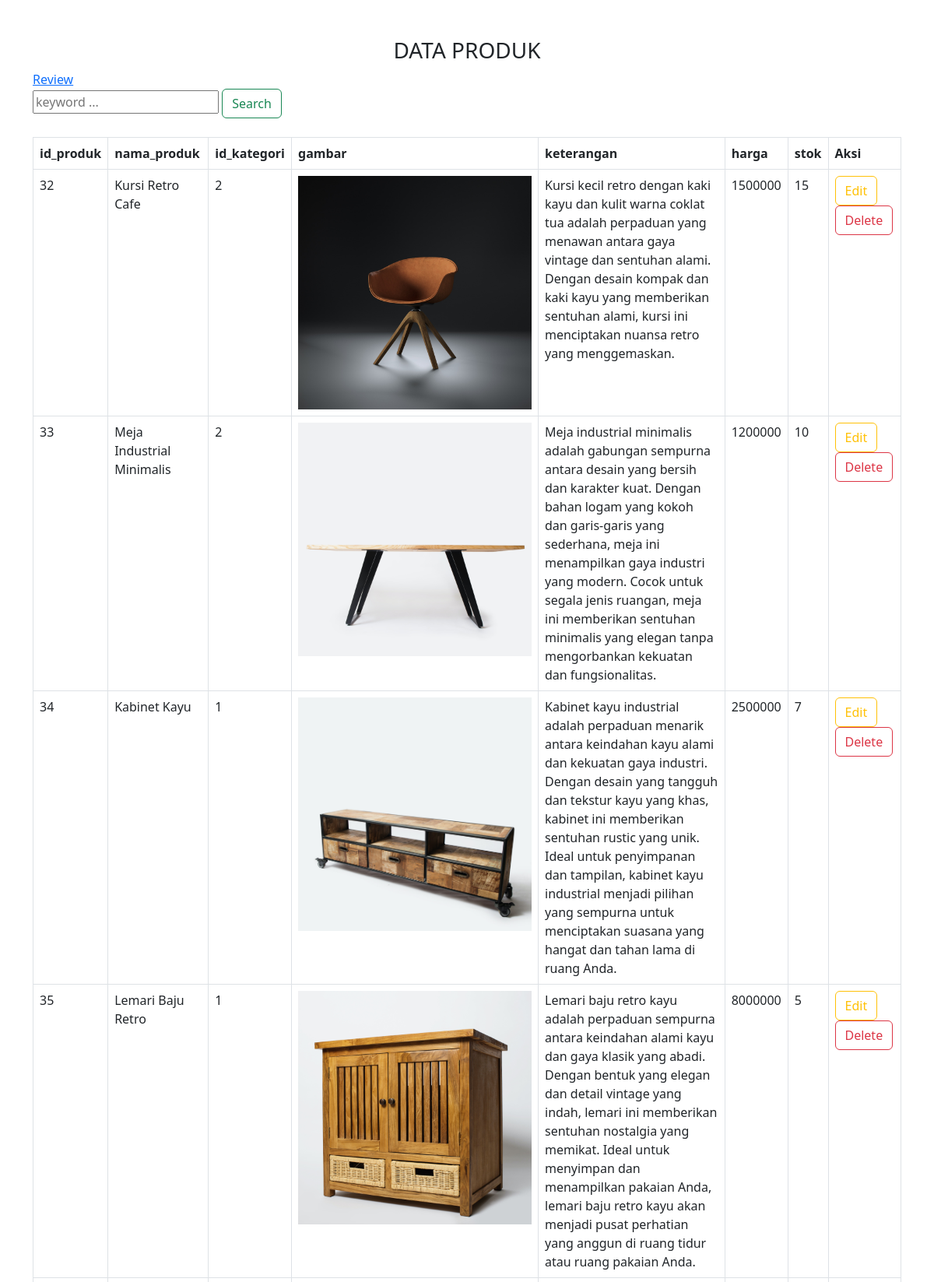
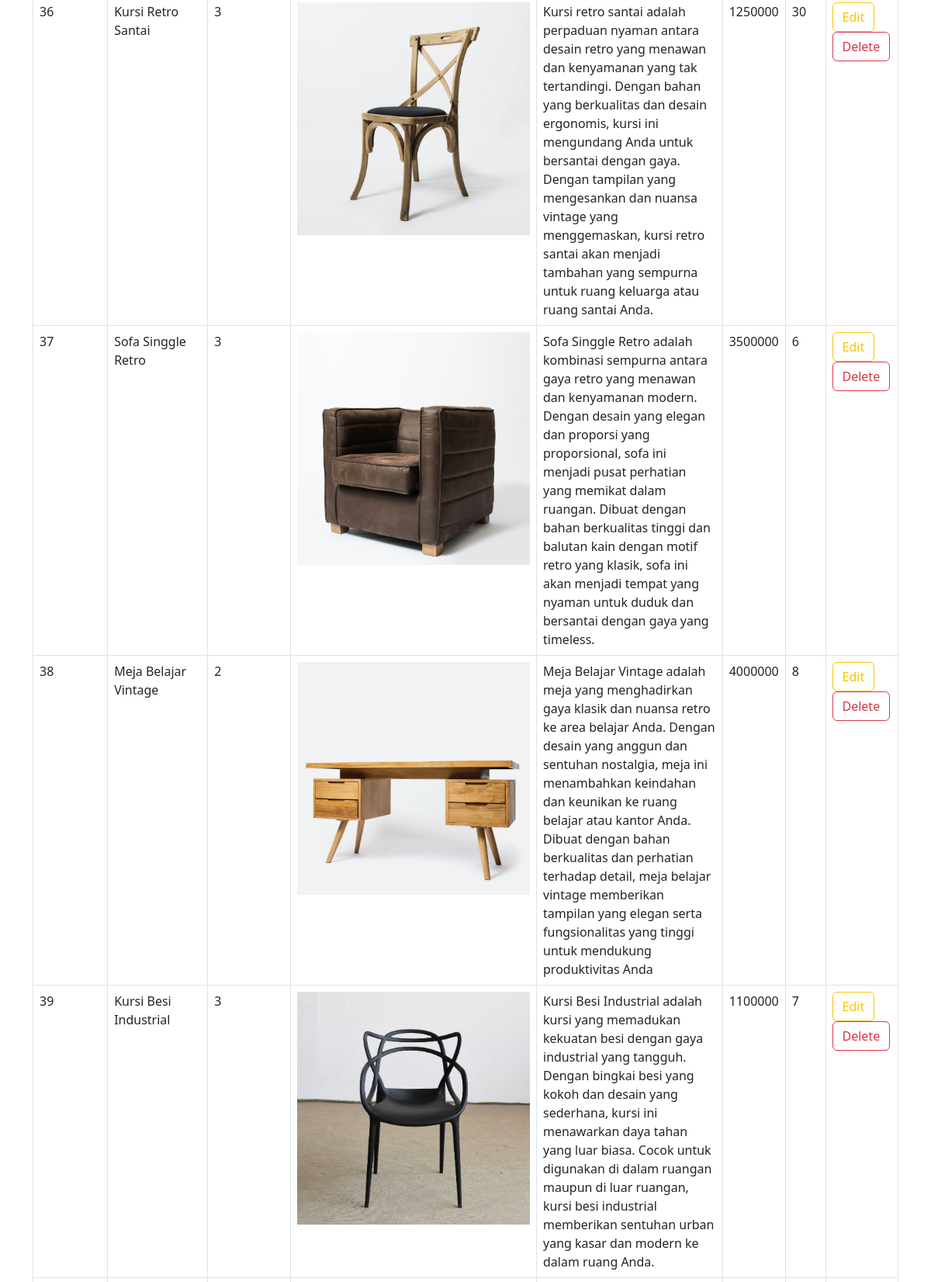
The app's page /admin/index.php (upper part) with its own data (2 pictures, top to bottom).
### tables this page shows
CREATE TABLE `produk` (
  `id_produk` int(11) NOT NULL,
  `nama_produk` varchar(255) NOT NULL,
  `harga` int(20) NOT NULL,
  `stok` int(11) NOT NULL,
  `id_kategori` int(11) NOT NULL,
  `gambar` text NOT NULL,
  `keterangan` text NOT NULL
);

### admin/index.php (the view, shortened to what this page needs)
<?php
include('koneksi.php');
$sql = "SELECT * FROM produk";
$query = mysqli_query($connect, $sql);
$result = mysqli_fetch_all($query, MYSQLI_ASSOC);
?>
<!DOCTYPE html>
<html lang="en">
<head>
    <link href="https://cdn.jsdelivr.net/npm/bootstrap@5.3.0-alpha3/dist/css/bootstrap.min.css" rel="stylesheet">
</head>
<body>
    <div class="container">
        <h3 style="text-align:center" class="mt-5">DATA PRODUK</h3>
        <a href="review.php">Review</a>
        <form action="search.php" method="GET" class="mb-4 search">
            <input type="text" name="keyword" placeholder="keyword ..." value="<?php echo isset($_GET['keyword']) ? $_GET['keyword'] : "" ?>" />
            <button type="submit" class="btn btn-outline-success">Search</button>
        </form>
        <table class="table table-bordered mt-3">
            <tr>
                <th>id_produk</th>
                <th>nama_produk</th>
                <th>id_kategori</th>
                <th>gambar</th>
                <th>keterangan</th>
                <th>harga</th>
                <th>stok</th>
                <th>Aksi</th>
            </tr>
            <?php foreach ($result as $data) : ?>
                <tr>
                    <td><?php echo $data['id_produk'] ?></td>
                    <td><?php echo $data['nama_produk'] ?></td>
                    <td><?php echo $data['id_kategori'] ?></td>
                    <td><img src="foto/<?php echo $data['gambar']; ?>" width="300px" /></td>
                    <td><?php echo $data['keterangan'] ?></td>
                    <td><?php echo $data['harga'] ?></td>
                    <td><?php echo $data['stok'] ?></td>
                    <td>
                        <a href="edit.php?id_produk=<?php echo $data['id_produk'] ?>"><button class="btn btn-outline-warning">Edit</button></a>
                        <a href="delete.php?id_produk=<?php echo $data['id_produk'] ?>"><button class="btn btn-outline-danger">Delete</button></a>
                    </td>
                </tr>
            <?php endforeach ?>
        </table>
    </div>
</body>
</html>

### records on screen
produk: id_produk "32", nama_produk "Kursi Retro Cafe", id_kategori "2", gambar (picture), keterangan "Kursi kecil retro dengan kaki kayu dan kulit warna coklat tua adalah perpaduan yang menawan antara gaya vintage dan sentuhan alami. Dengan desain kompak dan kaki kayu yang memberikan sentuhan alami, kursi ini menciptakan nuansa retro yang menggemaskan.", harga "1500000", stok "15"
produk: id_produk "33", nama_produk "Meja Industrial Minimalis", id_kategori "2", gambar (picture), keterangan "Meja industrial minimalis adalah gabungan sempurna antara desain yang bersih dan karakter kuat. Dengan bahan logam yang kokoh dan garis-garis yang sederhana, meja ini menampilkan gaya industri yang modern. Cocok untuk segala jenis ruangan, meja ini memberikan sentuhan minimalis yang elegan tanpa mengorbankan kekuatan dan fungsionalitas.", harga "1200000", stok "10"
produk: id_produk "34", nama_produk "Kabinet Kayu", id_kategori "1", gambar (picture), keterangan "Kabinet kayu industrial adalah perpaduan menarik antara keindahan kayu alami dan kekuatan gaya industri. Dengan desain yang tangguh dan tekstur kayu yang khas, kabinet ini memberikan sentuhan rustic yang unik. Ideal untuk penyimpanan dan tampilan, kabinet kayu industrial menjadi pilihan yang sempurna untuk menciptakan suasana yang hangat dan tahan lama di ruang Anda.", harga "2500000", stok "7"
produk: id_produk "35", nama_produk "Lemari Baju Retro", id_kategori "1", gambar (picture), keterangan "Lemari baju retro kayu adalah perpaduan sempurna antara keindahan alami kayu dan gaya klasik yang abadi. Dengan bentuk yang elegan dan detail vintage yang indah, lemari ini memberikan sentuhan nostalgia yang memikat. Ideal untuk menyimpan dan menampilkan pakaian Anda, lemari baju retro kayu akan menjadi pusat perhatian yang anggun di ruang tidur atau ruang pakaian Anda.", harga "8000000", stok "5"
produk: id_produk "36", nama_produk "Kursi Retro Santai", id_kategori "3", gambar (picture), keterangan "Kursi retro santai adalah perpaduan nyaman antara desain retro yang menawan dan kenyamanan yang tak tertandingi. Dengan bahan yang berkualitas dan desain ergonomis, kursi ini mengundang Anda untuk bersantai dengan gaya. Dengan tampilan yang mengesankan dan nuansa vintage yang menggemaskan, kursi retro santai akan menjadi tambahan yang sempurna untuk ruang keluarga atau ruang santai Anda.", harga "1250000", stok "30"
produk: id_produk "37", nama_produk "Sofa Singgle Retro", id_kategori "3", gambar (picture), keterangan "Sofa Singgle Retro adalah kombinasi sempurna antara gaya retro yang menawan dan kenyamanan modern. Dengan desain yang elegan dan proporsi yang proporsional, sofa ini menjadi pusat perhatian yang memikat dalam ruangan. Dibuat dengan bahan berkualitas tinggi dan balutan kain dengan motif retro yang klasik, sofa ini akan menjadi tempat yang nyaman untuk duduk dan bersantai dengan gaya yang timeless.", harga "3500000", stok "6"
produk: id_produk "38", nama_produk "Meja Belajar Vintage", id_kategori "2", gambar (picture), keterangan "Meja Belajar Vintage adalah meja yang menghadirkan gaya klasik dan nuansa retro ke area belajar Anda. Dengan desain yang anggun dan sentuhan nostalgia, meja ini menambahkan keindahan dan keunikan ke ruang belajar atau kantor Anda. Dibuat dengan bahan berkualitas dan perhatian terhadap detail, meja belajar vintage memberikan tampilan yang elegan serta fungsionalitas yang tinggi untuk mendukung produktivitas Anda", harga "4000000", stok "8"
produk: id_produk "39", nama_produk "Kursi Besi Industrial", id_kategori "3", gambar (picture), keterangan "Kursi Besi Industrial adalah kursi yang memadukan kekuatan besi dengan gaya industrial yang tangguh. Dengan bingkai besi yang kokoh dan desain yang sederhana, kursi ini menawarkan daya tahan yang luar biasa. Cocok untuk digunakan di dalam ruangan maupun di luar ruangan, kursi besi industrial memberikan sentuhan urban yang kasar dan modern ke dalam ruang Anda.", harga "1100000", stok "7"
